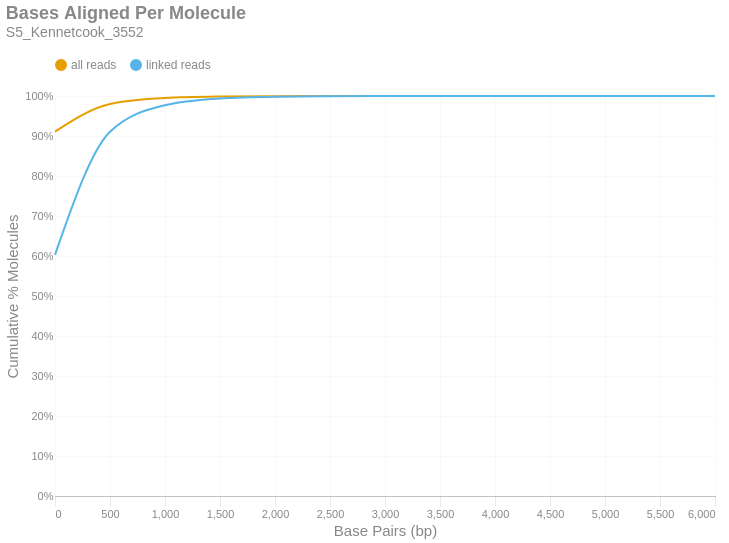

Source (notebook cell):
### Markdown cell above
### Bases Aligned Per Molecule
This is a cumulative frequency distribution showing the number of base pairs aligned per unique molecule. These data are shown in 500 bp bins. There are two distributions: one with `all reads` (yellow) and another with only `linked reads` (blue). The percent of molecules in the `linked reads` distribution is relative to the total number of linked molecules.

### Code cell
if SKIPLR:
    print_html(f"Skipped")
else:
    binned_df = consolidated_hist(valids['aligned_bp'], mask, 500, True)
    with SafeRender(binned_df):
        (
            density_plot(binned_df, 'Bases Aligned Per Molecule', samplename, 'basesper')
            .encode(
                x=alt.X('bin:Q', title="Base Pairs (bp)").axis(tickMinStep=500).scale(padding=0),
                y=alt.Y('value:Q', title='Cumulative % Molecules')
                    .axis(format='%')
                    .scale(domain = [0,1])
                    .stack(False),
                color=alt.Color("key:N").scale(domain = ["all reads", "linked reads"]),
                tooltip = [
                    alt.Tooltip("key:N", title = "Data Type"),
                    alt.Tooltip("range_label:N", title="Bases Aligned Per Molecule"),
                    alt.Tooltip("value:Q", format = ".2%", title="% Molecules (Cum.)")
                ]
            )
        ).display()

### Figure 1 — Vega-Lite specification as saved in the notebook (floating-point values rounded to 4 significant figures)
{"width": "container", "height": 400, "config": {"title": {"anchor": "start", "dy": -15, "fontSize": 18, "color": "#888888", "subtitleColor": "#888888", "subtitleFontSize": 14}, "arc": {"fill": "#0072B2"}, "axis": {"domainColor": "#888888", "domainWidth": 0.5, "gridWidth": 0.2, "grid": false, "titleFontWeight": 400, "titleFontSize": 15, "labelFontSize": 11, "labelColor": "#888888", "tickColor": "#888888", "tickWidth": 0.2, "titleColor": "#888888"}, "axisBand": {"grid": false}, "axisX": {"grid": true, "tickSize": 10, "domainCap": "round"}, "axisY": {"domain": false, "grid": true, "tickSize": 0, "domainCap": "round"}, "background": "transparent", "header": {"labelFontSize": 15, "labelColor": "#888888", "titleFontSize": 15, "titleFontWeight": 600, "titleColor": "#888888"}, "legend": {"labelFont": "sans-serif", "labelFontSize": 12, "labelColor": "#888888", "symbolSize": 100, "symbolType": "circle", "titleFontSize": 12, "titlePadding": 10, "titleColor": "#888888", "title": null, "orient": "top"}, "range": {"category": ["#E69F00", "#56B4E9", "#009E73", "#F0E442", "#0072B2", "#D55E00", "#CC79A7", "#000000"], "diverging": ["#cfe8f3", "#a2d4ec", "#73bfe2", "#46abdb", "#1696d2", "#12719e"]}, "area": {"fill": "#0072B2", "fillOpacity": 0.7, "line": true, "strokeOpacity": 0.7}, "line": {"color": "#0072B2", "stroke": "#0072B2", "strokeWidth": 2}, "trail": {"color": "#0072B2", "stroke": "#0072B2", "strokeWidth": 0, "size": 1}, "point": {"filled": true, "fillOpacity": 1.0, "size": 95}, "text": {"color": "#888888", "fontSize": 11, "align": "right", "fontWeight": 400, "size": 11}, "bar": {"fill": "#0072B2", "stroke": null}, "view": {"stroke": null, "continuousWidth": 660, "continuousHeight": 400}}, "data": {"name": "data-486d5dca49b77fc18010a2c577f41290"}, "mark": {"type": "line", "interpolate": "monotone", "point": {"opacity": 0, "size": 275}}, "encoding": {"color": {"field": "key", "scale": {"domain": ["all reads", "linked reads"]}, "type": "nominal"}, "tooltip": [{"field": "key", "title": "Data Type", "type": "nominal"}, {"field": "range_label", "title": "Bases Aligned Per Molecule", "type": "nominal"}, {"field": "value", "format": ".2%", "title": "% Molecules (Cum.)", "type": "quantitative"}], "x": {"axis": {"tickMinStep": 500}, "field": "bin", "scale": {"padding": 0}, "title": "Base Pairs (bp)", "type": "quantitative"}, "y": {"axis": {"format": "%"}, "field": "value", "scale": {"domain": [0, 1]}, "stack": false, "title": "Cumulative % Molecules", "type": "quantitative"}}, "params": [{"name": "param_c36ac31b6afebe62", "select": {"type": "point", "fields": ["key"]}, "bind": "legend"}], "title": {"text": "Bases Aligned Per Molecule", "subtitle": "S5_Kennetcook_3552"}, "transform": [{"fold": ["all reads (cumsum)", "linked reads (cumsum)"]}, {"calculate": "replace(datum.key, ' (cumsum)', '')", "as": "key"}, {"filter": {"param": "param_c36ac31b6afebe62"}}], "usermeta": {"embedOptions": {"downloadFileName": "S5_Kennetcook_3552.basesper"}}, "$schema": "https://vega.github.io/schema/vega-lite/v6.1.0.json", "datasets": {"data-486d5dca49b77fc18010a2c577f41290": [{"bin": "0.0", "interval": "0.0-500.0", "all reads": 0.911, "linked reads": 0.603, "all reads (cumsum)": 0.911, "linked reads (cumsum)": 0.603, "range_label": "0-499"}, {"bin": "500.0", "interval": "500.0-1000.0", "all reads": 0.06899, "linked reads": 0.3075, "all reads (cumsum)": 0.98, "linked reads (cumsum)": 0.9105, "range_label": "500-999"}, {"bin": "1000.0", "interval": "1000.0-1500.0", "all reads": 0.01482, "linked reads": 0.06645, "all reads (cumsum)": 0.9948, "linked reads (cumsum)": 0.9769, "range_label": "1000-1499"}, {"bin": "1500.0", "interval": "1500.0-2000.0", "all reads": 0.003735, "linked reads": 0.01675, "all reads (cumsum)": 0.9986, "linked reads (cumsum)": 0.9937, "range_label": "1500-1999"}, {"bin": "2000.0", "interval": "2000.0-2500.0", "all reads": 0.001029, "linked reads": 0.004613, "all reads (cumsum)": 0.9996, "linked reads (cumsum)": 0.9983, "range_label": "2000-2499"}, {"bin": "2500.0", "interval": "2500.0-3000.0", "all reads": 0.0002618, "linked reads": 0.001174, "all reads (cumsum)": 0.9999, "linked reads (cumsum)": 0.9994, "range_label": "2500-2999"}, {"bin": "3000.0", "interval": "3000.0-3500.0", "all reads": 8.129e-05, "linked reads": 0.0003644, "all reads (cumsum)": 1.0, "linked reads (cumsum)": 0.9998, "range_label": "3000-3499"}, {"bin": "3500.0", "interval": "3500.0-4000.0", "all reads": 2.81e-05, "linked reads": 0.000126, "all reads (cumsum)": 1.0, "linked reads (cumsum)": 0.9999, "range_label": "3500-3999"}, {"bin": "4000.0", "interval": "4000.0-4500.0", "all reads": 1.004e-05, "linked reads": 4.499e-05, "all reads (cumsum)": 1.0, "linked reads (cumsum)": 1.0, "range_label": "4000-4499"}, {"bin": "4500.0", "interval": "4500.0-5000.0", "all reads": 5.018e-06, "linked reads": 2.25e-05, "all reads (cumsum)": 1.0, "linked reads (cumsum)": 1.0, "range_label": "4500-4999"}, {"bin": "5000.0", "interval": "5000.0-5500.0", "all reads": 1.004e-06, "linked reads": 4.499e-06, "all reads (cumsum)": 1.0, "linked reads (cumsum)": 1.0, "range_label": "5000-5499"}, {"bin": "5500.0", "interval": "5500.0-6000.0", "all reads": 0.0, "linked reads": 0.0, "all reads (cumsum)": 1.0, "linked reads (cumsum)": 1.0, "range_label": "5500-5999"}, {"bin": "6000.0", "interval": "6000.0-6500.0", "all reads": 1.673e-07, "linked reads": 7.498e-07, "all reads (cumsum)": 1.0, "linked reads (cumsum)": 1.0, "range_label": "6000-6499"}]}}
